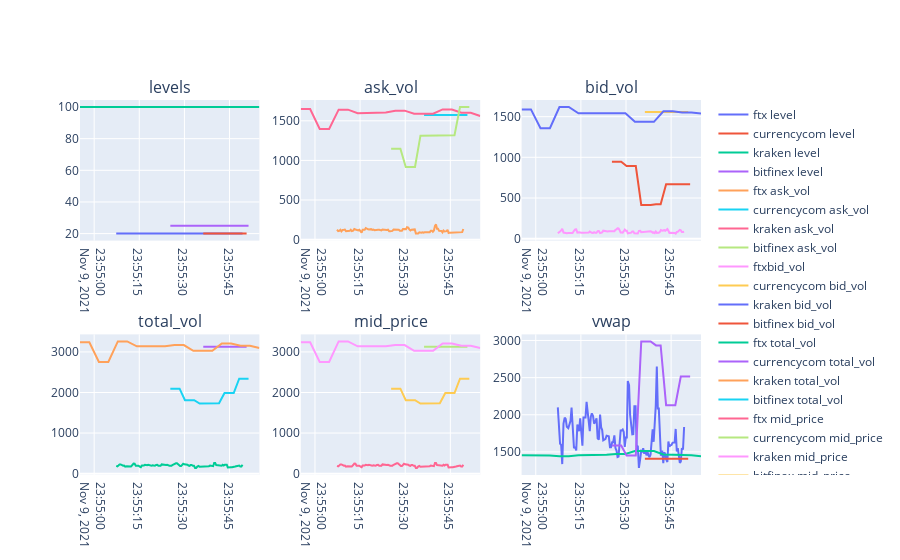

Here is the notebook cell this chart was saved with:
### Code cell
v.linea(BCH_EUR,'BCH/EUR')
